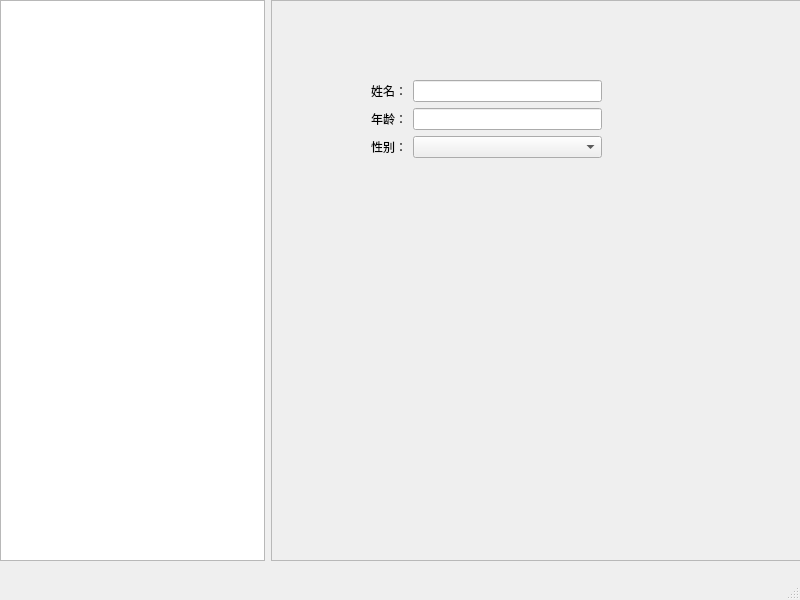
<?xml version="1.0" encoding="UTF-8"?>
<ui version="4.0">
 <class>MainWindow</class>
 <widget class="QMainWindow" name="MainWindow">
  <property name="geometry">
   <rect>
    <x>0</x>
    <y>0</y>
    <width>800</width>
    <height>600</height>
   </rect>
  </property>
  <property name="windowTitle">
   <string>MainWindow</string>
  </property>
  <widget class="QWidget" name="centralwidget">
   <widget class="QWidget" name="horizontalLayoutWidget">
    <property name="geometry">
     <rect>
      <x>0</x>
      <y>0</y>
      <width>801</width>
      <height>561</height>
     </rect>
    </property>
    <layout class="QHBoxLayout" name="horizontalLayout">
     <item>
      <widget class="QTreeView" name="treeView">
       <property name="sizePolicy">
        <sizepolicy hsizetype="Expanding" vsizetype="Expanding">
         <horstretch>1</horstretch>
         <verstretch>0</verstretch>
        </sizepolicy>
       </property>
      </widget>
     </item>
     <item>
      <widget class="QFrame" name="frame">
       <property name="sizePolicy">
        <sizepolicy hsizetype="Expanding" vsizetype="Preferred">
         <horstretch>2</horstretch>
         <verstretch>0</verstretch>
        </sizepolicy>
       </property>
       <property name="frameShape">
        <enum>QFrame::StyledPanel</enum>
       </property>
       <property name="frameShadow">
        <enum>QFrame::Raised</enum>
       </property>
       <widget class="QWidget" name="formLayoutWidget">
        <property name="geometry">
         <rect>
          <x>100</x>
          <y>80</y>
          <width>231</width>
          <height>111</height>
         </rect>
        </property>
        <layout class="QFormLayout" name="formLayout">
         <item row="0" column="0">
          <widget class="QLabel" name="label">
           <property name="text">
            <string>姓名：</string>
           </property>
          </widget>
         </item>
         <item row="1" column="0">
          <widget class="QLabel" name="label_2">
           <property name="text">
            <string>年龄：</string>
           </property>
          </widget>
         </item>
         <item row="2" column="0">
          <widget class="QLabel" name="label_3">
           <property name="text">
            <string>性别：</string>
           </property>
          </widget>
         </item>
         <item row="0" column="1">
          <widget class="QLineEdit" name="lineEdit"/>
         </item>
         <item row="1" column="1">
          <widget class="QLineEdit" name="lineEdit_2"/>
         </item>
         <item row="2" column="1">
          <widget class="QComboBox" name="comboBox">
           <item>
            <property name="text">
             <string/>
            </property>
           </item>
           <item>
            <property name="text">
             <string>男</string>
            </property>
           </item>
           <item>
            <property name="text">
             <string>女</string>
            </property>
           </item>
          </widget>
         </item>
        </layout>
       </widget>
      </widget>
     </item>
    </layout>
   </widget>
  </widget>
  <widget class="QMenuBar" name="menubar">
   <property name="geometry">
    <rect>
     <x>0</x>
     <y>0</y>
     <width>800</width>
     <height>23</height>
    </rect>
   </property>
  </widget>
  <widget class="QStatusBar" name="statusbar"/>
 </widget>
 <resources/>
 <connections/>
</ui>
